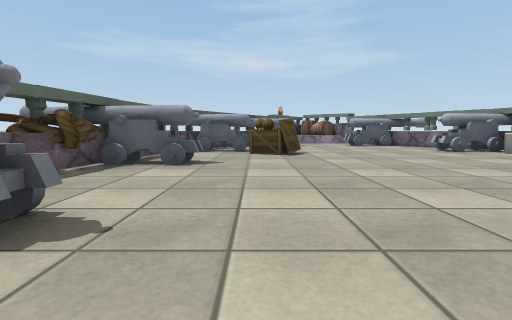
view 1 (above)

16 first-person views from a walk through a 3-D level made in the Unity game engine. The camera is 0.4 m above the floor, tilts 6° down and sees 85° across. The floor is counted in squares, 0.5 m on a side. Each view is taken from the middle of a square. On the plan, view 1 faces up. The plan holds only what a view shows up to about 10 squares ahead; the rest is blank. The place goes on beyond the plan. The player is left out. Some surface patterns are stand-ins.

view 2
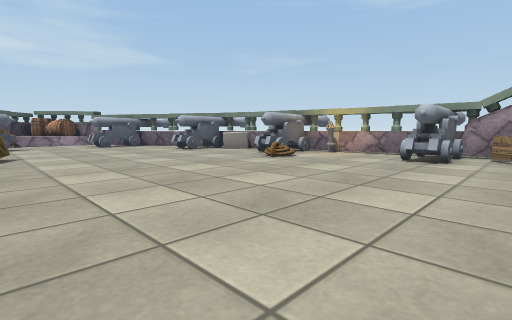

view 3
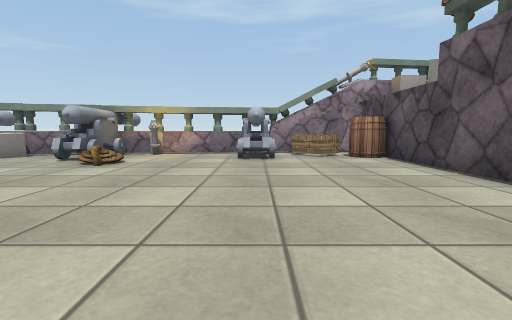

view 4
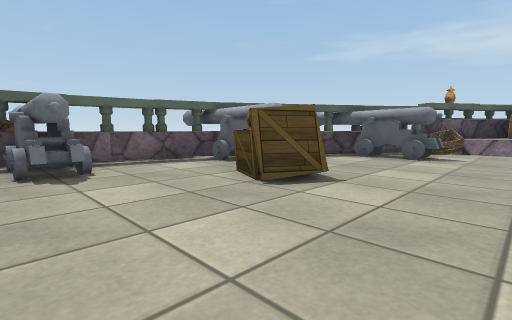

view 5
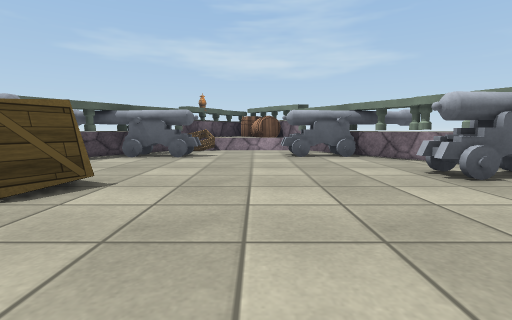

view 6
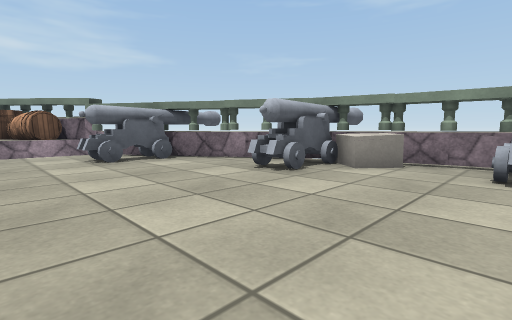

view 7
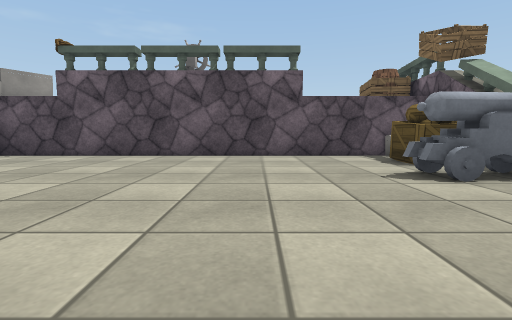

view 8
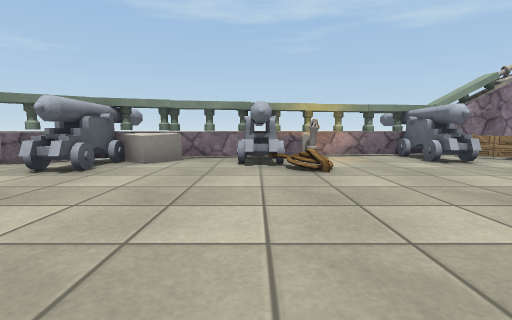

view 9
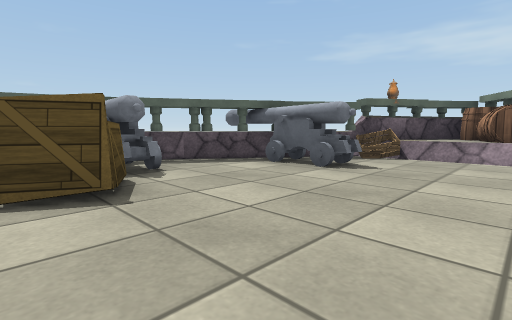

view 10
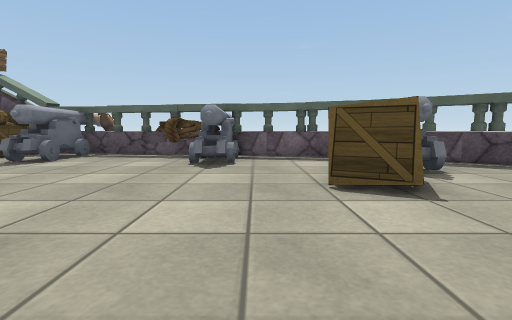

view 11
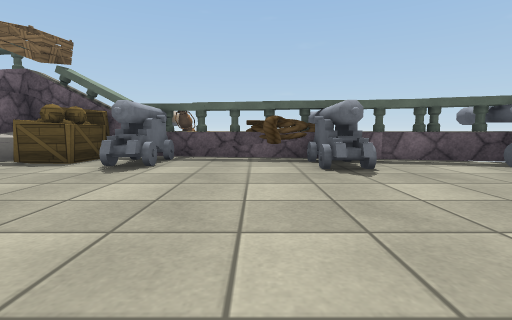

view 12
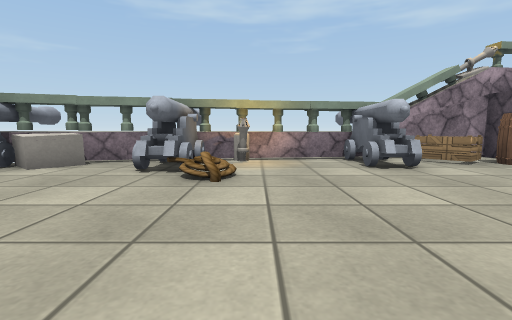

view 13
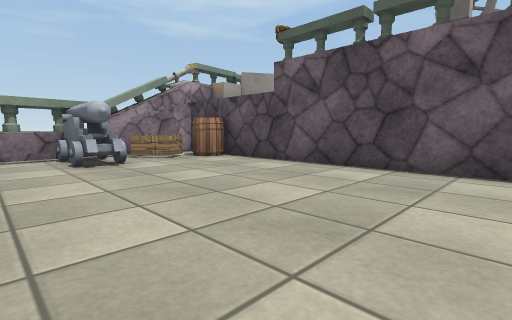

view 14
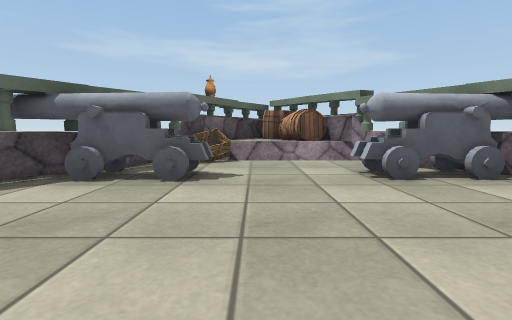

view 15
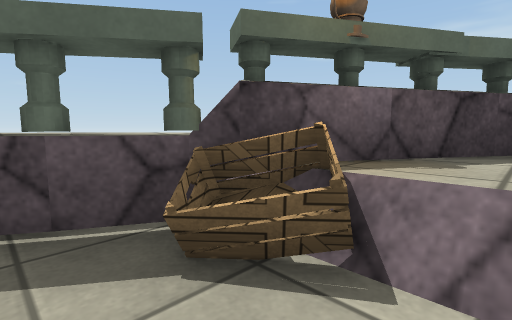

view 16
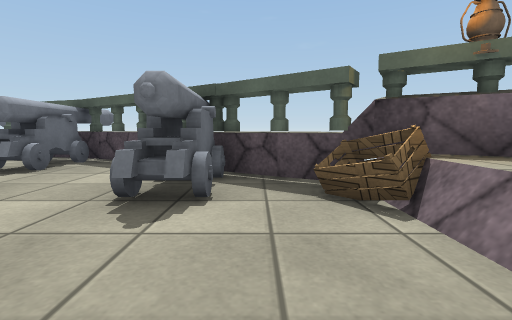

### Floor plan
Key: @ floor where view 1 was taken; # wall or solid block; . floor; ^ raised ledge; O other object.
Columns run from 6 left of view 1 to 13 right of it. Each row starts with its distance up from view 1.
 20         #OO
 19         #^O#
 18        ##^###
 17       ##O...O
 16       O......#
 15     O#OOO..OOOOO
 14     OOO.O.....O
 13     O..........#
 12    ##O.........O
 11   OOOOO......OOO##
 10   ##..OO.......OO#
  9   ##...O.......OO#
  8   O.............##
  7 OOOOOO........OOO##
  6   O.O.........OOOO
  5  OO.............O#
  4  #O..............O
  3  O#.O............##
  2 OOOOO..........OOOOO
  1  O#..............O
  0   OO..@.........O#
 -1   OO...........OO##
 -2  OO###############

Positions as (right, up) in squares from view 1, and headings:
1: (0, 0), facing up
2: (1, 0), facing up-right
3: (1, 2), facing right
4: (4, 6), facing up-left
5: (4, 6), facing up
6: (3, 7), facing up-right
7: (1, 7), facing down
8: (2, 7), facing right
9: (5, 9), facing up-left
10: (5, 8), facing left
11: (4, 5), facing left
12: (3, 5), facing right
13: (2, 4), facing down-right
14: (3, 10), facing up
15: (3, 16), facing up-left
16: (5, 16), facing left
